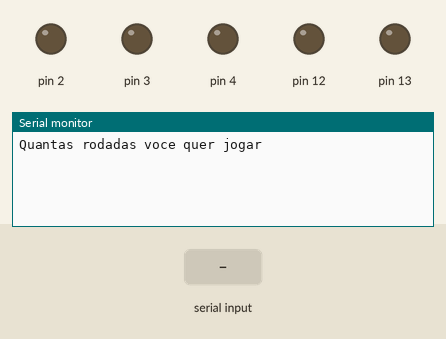
Simulated run of this sketch. Board: Arduino Uno, built with avr-gcc and run on an emulated ATmega328P. Parts: output pins drawn as LEDs (lit = HIGH), the last lines printed to the serial monitor. Inputs (shaded band) come from the test bench. Random numbers use the default seed unless the sketch sets one.

Above: at 1.2 s.
1.3 s: "90,45\n" received over Serial
At 1.9 s:
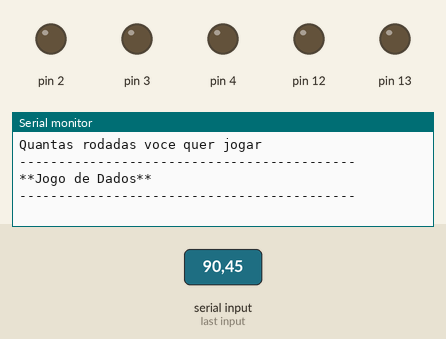
At 7.9 s:
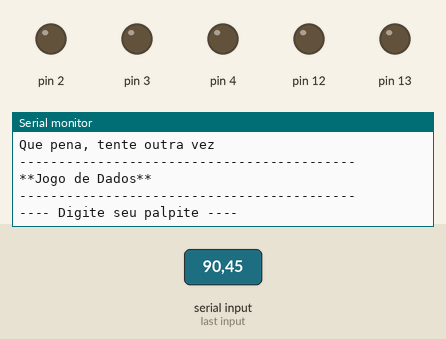

The sketch:

jogo_do_dado_vetores_1.ino
```cpp
// C++ code
//variaaveis


//funções
void carregamento(int qtdPontos = 5, int tempo = 100)
{
  for(int i = 1; i <= qtdPontos; i++)
  {
    Serial.print(".");
    delay(tempo);
  }
}

void desenhaCabecalho()
{
  Serial.println();
  Serial.println("-------------------------------------------");
  Serial.println("**Jogo de Dados**");
  Serial.println("-------------------------------------------");
  Serial.println();
}
void setup()
{
  Serial.begin(9600);
  randomSeed(analogRead(0));
  pinMode (2, OUTPUT);
  pinMode (3, OUTPUT);
  pinMode (4, OUTPUT);
  pinMode (12, OUTPUT);
  pinMode (13, OUTPUT);
}

void loop()
{
  Serial.println("Quantas rodadas voce quer jogar");
  while (! Serial.available());
  int qtdRodadas = Serial.parseInt();
  int vetPalpites [qtdRodadas];
  int vetResultados [qtdRodadas];


  for(int r = 0; r < qtdRodadas; r++)
  {
    desenhaCabecalho();
    delay(1000);
    int palpite = 0;
    Serial.println("---- Digite seu palpite ----");
    while( ! Serial.available());
    palpite = Serial.parseInt();
    Serial.println();
    Serial.println("----------------------------");
    int numAleatorio = random(1, 7);
    Serial.println();


    carregamento();
    Serial.println();
    Serial.println("o numero rolado no dado foi: " + String(numAleatorio));
    Serial.println("o seu palpite era: " + String(palpite));
    if (palpite == numAleatorio) {
      Serial.println("PARABENS, voce acertou!!!");
    } else {
      Serial.println("Que pena, tente outra vez");
    }

    vetPalpites [r] = palpite;
    vetResultados[r] = numAleatorio;

  }
  Serial.println("---Resultado final--");
  for(int i = 1; i <= qtdRodadas; i++ ){

    Serial.println("-------------------------------------------");
    Serial.println("Rodada " + String(i + 1) + ":");
    Serial.println("Palpite: " + String(vetPalpites[i - 1]));
    Serial.println("Dado: " + String(vetResultados[i - 1]));
    Serial.println("Resultado da Rodada: " + String(vetResultados[i] == vetPalpites[i] ? "Ganhou!!" : "ERROU :("));
    Serial.println("-------------------------------------------");

    Serial.print("FIM DO JOGO!! reiniciando o programa");
    carregamento(3, 700);
    Serial.println();
    delay(750);
  }
  }
```

Measured:
- after the input at 1.3 s, the serial monitor: prints a new line at once (image 1)
